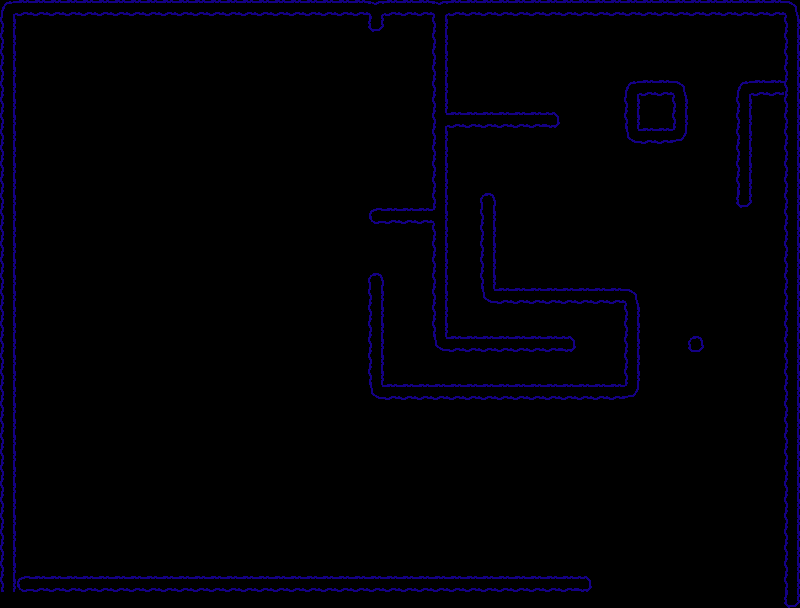

This game map was drawn from its Tiled (.tmx) file and the tilesets committed beside it. A one-line description and the full map source follow:
An orthogonal 50x38 tile map with 16x16 px tiles, 1 tile layer (walls) and 87 objects (start).

<map version="1.0" orientation="orthogonal" renderorder="right-down" width="50" height="38" tilewidth="16" tileheight="16">
 <tileset firstgid="1" name="wallTile" tilewidth="16" tileheight="16">
  <image source="walls.png" width="256" height="64" />
 </tileset>
 <layer name="walls" width="50" height="38">
  <data encoding="csv">
10,2,2,2,2,2,2,2,2,2,2,2,2,2,2,2,2,2,2,2,2,2,2,7,2,2,2,7,2,2,2,2,2,2,2,2,2,2,2,2,2,2,2,2,2,2,2,2,2,11,
5,0,0,0,0,0,0,0,0,0,0,0,0,0,0,0,0,0,0,0,0,0,0,6,0,0,0,5,0,0,0,0,0,0,0,0,0,0,0,0,0,0,0,0,0,0,0,0,0,5,
5,0,0,0,0,0,0,0,0,0,0,0,0,0,0,0,0,0,0,0,0,0,0,0,0,0,0,5,0,0,0,0,0,0,0,0,0,0,0,0,0,0,0,0,0,0,0,0,0,5,
5,0,0,0,0,0,0,0,0,0,0,0,0,0,0,0,0,0,0,0,0,0,0,0,0,0,0,5,0,0,0,0,0,0,0,0,0,0,0,0,0,0,0,0,0,0,0,0,0,5,
5,0,0,0,0,0,0,0,0,0,0,0,0,0,0,0,0,0,0,0,0,0,0,0,0,0,0,5,0,0,0,0,0,0,0,0,0,0,0,0,0,0,0,0,0,0,0,0,0,5,
5,0,0,0,0,0,0,0,0,0,0,0,0,0,0,0,0,0,0,0,0,0,0,0,0,0,0,5,0,0,0,0,0,0,0,0,0,0,0,10,2,2,11,0,0,0,10,2,2,5,
5,0,0,0,0,0,0,0,0,0,0,0,0,0,0,0,0,0,0,0,0,0,0,0,0,0,0,5,0,0,0,0,0,0,0,0,0,0,0,5,0,0,5,0,0,0,5,0,0,5,
5,0,0,0,0,0,0,0,0,0,0,0,0,0,0,0,0,0,0,0,0,0,0,0,0,0,0,16,2,2,2,2,2,2,3,0,0,0,0,5,0,0,5,0,0,0,5,0,0,5,
5,0,0,0,0,0,0,0,0,0,0,0,0,0,0,0,0,0,0,0,0,0,0,0,0,0,0,5,0,0,0,0,0,0,0,0,0,0,0,13,2,2,12,0,0,0,5,0,0,5,
5,0,0,0,0,0,0,0,0,0,0,0,0,0,0,0,0,0,0,0,0,0,0,0,0,0,0,5,0,0,0,0,0,0,0,0,0,0,0,0,0,0,0,0,0,0,5,0,0,5,
5,0,0,0,0,0,0,0,0,0,0,0,0,0,0,0,0,0,0,0,0,0,0,0,0,0,0,5,0,0,0,0,0,0,0,0,0,0,0,0,0,0,0,0,0,0,5,0,0,5,
5,0,0,0,0,0,0,0,0,0,0,0,0,0,0,0,0,0,0,0,0,0,0,0,0,0,0,5,0,0,0,0,0,0,0,0,0,0,0,0,0,0,0,0,0,0,5,0,0,5,
5,0,0,0,0,0,0,0,0,0,0,0,0,0,0,0,0,0,0,0,0,0,0,0,0,0,0,5,0,0,4,0,0,0,0,0,0,0,0,0,0,0,0,0,0,0,6,0,0,5,
5,0,0,0,0,0,0,0,0,0,0,0,0,0,0,0,0,0,0,0,0,0,0,1,2,2,2,8,0,0,5,0,0,0,0,0,0,0,0,0,0,0,0,0,0,0,0,0,0,5,
5,0,0,0,0,0,0,0,0,0,0,0,0,0,0,0,0,0,0,0,0,0,0,0,0,0,0,5,0,0,5,0,0,0,0,0,0,0,0,0,0,0,0,0,0,0,0,0,0,5,
5,0,0,0,0,0,0,0,0,0,0,0,0,0,0,0,0,0,0,0,0,0,0,0,0,0,0,5,0,0,5,0,0,0,0,0,0,0,0,0,0,0,0,0,0,0,0,0,0,5,
5,0,0,0,0,0,0,0,0,0,0,0,0,0,0,0,0,0,0,0,0,0,0,0,0,0,0,5,0,0,5,0,0,0,0,0,0,0,0,0,0,0,0,0,0,0,0,0,0,5,
5,0,0,0,0,0,0,0,0,0,0,0,0,0,0,0,0,0,0,0,0,0,0,4,0,0,0,5,0,0,5,0,0,0,0,0,0,0,0,0,0,0,0,0,0,0,0,0,0,5,
5,0,0,0,0,0,0,0,0,0,0,0,0,0,0,0,0,0,0,0,0,0,0,5,0,0,0,5,0,0,13,2,2,2,2,2,2,2,2,11,0,0,0,0,0,0,0,0,0,5,
5,0,0,0,0,0,0,0,0,0,0,0,0,0,0,0,0,0,0,0,0,0,0,5,0,0,0,5,0,0,0,0,0,0,0,0,0,0,0,5,0,0,0,0,0,0,0,0,0,5,
5,0,0,0,0,0,0,0,0,0,0,0,0,0,0,0,0,0,0,0,0,0,0,5,0,0,0,5,0,0,0,0,0,0,0,0,0,0,0,5,0,0,0,0,0,0,0,0,0,5,
5,0,0,0,0,0,0,0,0,0,0,0,0,0,0,0,0,0,0,0,0,0,0,5,0,0,0,13,2,2,2,2,2,2,2,3,0,0,0,5,0,0,0,14,0,0,0,0,0,5,
5,0,0,0,0,0,0,0,0,0,0,0,0,0,0,0,0,0,0,0,0,0,0,5,0,0,0,0,0,0,0,0,0,0,0,0,0,0,0,5,0,0,0,0,0,0,0,0,0,5,
5,0,0,0,0,0,0,0,0,0,0,0,0,0,0,0,0,0,0,0,0,0,0,5,0,0,0,0,0,0,0,0,0,0,0,0,0,0,0,5,0,0,0,0,0,0,0,0,0,5,
5,0,0,0,0,0,0,0,0,0,0,0,0,0,0,0,0,0,0,0,0,0,0,13,2,2,2,2,2,2,2,2,2,2,2,2,2,2,2,12,0,0,0,0,0,0,0,0,0,5,
5,0,0,0,0,0,0,0,0,0,0,0,0,0,0,0,0,0,0,0,0,0,0,0,0,0,0,0,0,0,0,0,0,0,0,0,0,0,0,0,0,0,0,0,0,0,0,0,0,5,
5,0,0,0,0,0,0,0,0,0,0,0,0,0,0,0,0,0,0,0,0,0,0,0,0,0,0,0,0,0,0,0,0,0,0,0,0,0,0,0,0,0,0,0,0,0,0,0,0,5,
5,0,0,0,0,0,0,0,0,0,0,0,0,0,0,0,0,0,0,0,0,0,0,0,0,0,0,0,0,0,0,0,0,0,0,0,0,0,0,0,0,0,0,0,0,0,0,0,0,5,
5,0,0,0,0,0,0,0,0,0,0,0,0,0,0,0,0,0,0,0,0,0,0,0,0,0,0,0,0,0,0,0,0,0,0,0,0,0,0,0,0,0,0,0,0,0,0,0,0,5,
5,0,0,0,0,0,0,0,0,0,0,0,0,0,0,0,0,0,0,0,0,0,0,0,0,0,0,0,0,0,0,0,0,0,0,0,0,0,0,0,0,0,0,0,0,0,0,0,0,5,
5,0,0,0,0,0,0,0,0,0,0,0,0,0,0,0,0,0,0,0,0,0,0,0,0,0,0,0,0,0,0,0,0,0,0,0,0,0,0,0,0,0,0,0,0,0,0,0,0,5,
5,0,0,0,0,0,0,0,0,0,0,0,0,0,0,0,0,0,0,0,0,0,0,0,0,0,0,0,0,0,0,0,0,0,0,0,0,0,0,0,0,0,0,0,0,0,0,0,0,5,
5,0,0,0,0,0,0,0,0,0,0,0,0,0,0,0,0,0,0,0,0,0,0,0,0,0,0,0,0,0,0,0,0,0,0,0,0,0,0,0,0,0,0,0,0,0,0,0,0,5,
5,0,0,0,0,0,0,0,0,0,0,0,0,0,0,0,0,0,0,0,0,0,0,0,0,0,0,0,0,0,0,0,0,0,0,0,0,0,0,0,0,0,0,0,0,0,0,0,0,5,
5,0,0,0,0,0,0,0,0,0,0,0,0,0,0,0,0,0,0,0,0,0,0,0,0,0,0,0,0,0,0,0,0,0,0,0,0,0,0,0,0,0,0,0,0,0,0,0,0,5,
5,0,0,0,0,0,0,0,0,0,0,0,0,0,0,0,0,0,0,0,0,0,0,0,0,0,0,0,0,0,0,0,0,0,0,0,0,0,0,0,0,0,0,0,0,0,0,0,0,5,
5,1,2,2,2,2,2,2,2,2,2,2,2,2,2,2,2,2,2,2,2,2,2,2,2,2,2,2,2,2,2,2,2,2,2,2,3,0,0,0,0,0,0,0,0,0,0,0,0,5,
0,0,0,0,0,0,0,0,0,0,0,0,0,0,0,0,0,0,0,0,0,0,0,0,0,0,0,0,0,0,0,0,0,0,0,0,0,0,0,0,0,0,0,0,0,0,0,0,0,6
</data>
 </layer>
 <objectgroup name="objects">
  <object name="start" gid="33" x="96" y="368" />
  <object gid="25" x="128" y="608" />
  <object gid="25" x="16" y="608" />
  <object gid="25" x="768" y="608" />
  <object gid="25" x="752" y="608" />
  <object gid="25" x="16" y="608" />
  <object gid="25" x="0" y="608" />
  <object gid="25" x="48" y="608" />
  <object gid="25" x="48" y="608" />
  <object gid="25" x="32" y="608" />
  <object gid="25" x="80" y="608" />
  <object gid="25" x="80" y="608" />
  <object gid="25" x="112" y="608" />
  <object gid="25" x="64" y="608" />
  <object gid="25" x="96" y="608" />
  <object gid="25" x="160" y="608" />
  <object gid="25" x="144" y="608" />
  <object gid="25" x="176" y="608" />
  <object gid="25" x="192" y="608" />
  <object gid="25" x="224" y="608" />
  <object gid="25" x="208" y="608" />
  <object gid="25" x="240" y="608" />
  <object gid="25" x="256" y="608" />
  <object gid="25" x="288" y="608" />
  <object gid="25" x="320" y="608" />
  <object gid="25" x="336" y="608" />
  <object gid="25" x="384" y="608" />
  <object gid="25" x="416" y="608" />
  <object gid="25" x="416" y="608" />
  <object gid="25" x="448" y="608" />
  <object gid="25" x="480" y="608" />
  <object gid="25" x="512" y="608" />
  <object gid="25" x="560" y="608" />
  <object gid="25" x="576" y="608" />
  <object gid="25" x="592" y="608" />
  <object gid="25" x="608" y="608" />
  <object gid="25" x="624" y="608" />
  <object gid="25" x="624" y="608" />
  <object gid="25" x="656" y="608" />
  <object gid="25" x="672" y="608" />
  <object gid="25" x="704" y="608" />
  <object gid="25" x="720" y="608" />
  <object gid="25" x="736" y="608" />
  <object gid="25" x="656" y="608" />
  <object gid="25" x="640" y="608" />
  <object gid="25" x="688" y="608" />
  <object gid="25" x="544" y="608" />
  <object gid="25" x="528" y="608" />
  <object gid="25" x="496" y="608" />
  <object gid="25" x="464" y="608" />
  <object gid="25" x="432" y="608" />
  <object gid="25" x="416" y="608" />
  <object gid="25" x="400" y="608" />
  <object gid="25" x="368" y="608" />
  <object gid="25" x="352" y="608" />
  <object gid="25" x="304" y="608" />
  <object gid="25" x="272" y="608" />
  <object gid="20" x="368" y="240" />
  <object gid="24" x="368" y="256" />
  <object gid="22" x="368" y="272" />
  <object gid="17" x="768" y="144" />
  <object gid="26" x="464" y="320" />
  <object gid="35" x="640" y="80" />
  <object gid="37" x="656" y="80" />
  <object gid="41" x="288" y="576" />
  <object gid="19" x="48" y="496" />
  <object gid="19" x="48" y="496" />
  <object gid="19" x="32" y="496" />
  <object gid="19" x="64" y="496" />
  <object gid="27" x="96" y="496" />
  <object gid="27" x="144" y="496" />
  <object gid="27" x="128" y="496" />
  <object gid="27" x="112" y="496" />
  <object gid="34" x="208" y="496" />
  <object gid="34" x="208" y="496" />
  <object gid="34" x="192" y="496" />
  <object gid="34" x="240" y="496" />
  <object gid="34" x="224" y="496" />
  <object gid="26" x="16" y="496" />
  <object gid="64" x="400" y="496" />
  <object gid="64" x="400" y="576" />
  <object gid="64" x="464" y="528" />
  <object gid="64" x="464" y="464" />
  <object gid="64" x="384" y="448">
   <properties>
    <property name="body.acceleration.x" value="3" />
   </properties>
  </object>
  <object gid="64" x="944" y="112" />
  <object gid="63" x="320" y="576" />
  <object gid="0" x="-224" y="144" />
 </objectgroup>
</map>
